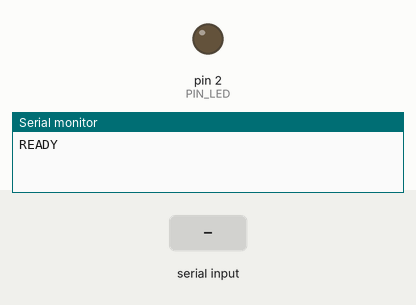
Bench run of a sketch on a simulated Arduino Uno, built with avr-gcc and run on an emulated ATmega328P. Parts: output pins drawn as LEDs (lit = HIGH), the last lines printed to the serial monitor. The test bench sets the inputs (shaded band).

Above: at 1.2 s.
1.3 s: "I" received over Serial
At 2.3 s:
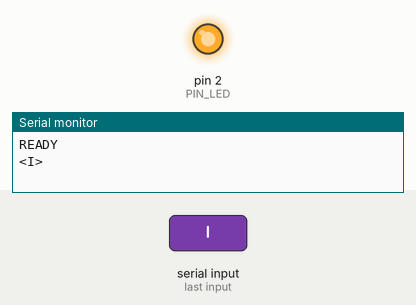
4.3 s: "X" received over Serial
At 4.6 s:
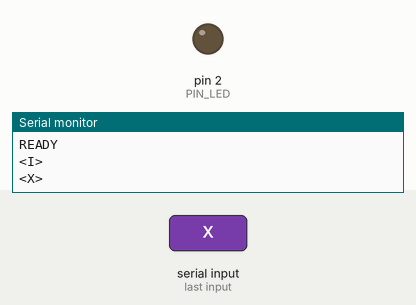
Timing chart, 0 to 7.3 s (numbered marks = the images above; inputs shaded):
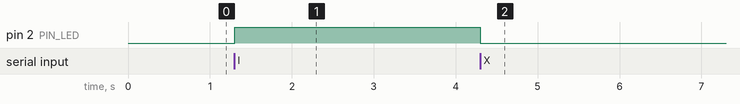

The sketch:

20230711_arduino_testedCode.ino
```cpp
#include <AccelStepper.h>


//====================[str table]==============================================
#define STR_LED_INTENSITY       0
#define STR_MOTOR_SPEED         1
#define STR_MOTOR_ACCELERATION  2
#define STR_MOTOR_STEPCOUNT     3
#define STR_MOTOR_CW            4
const String stringTable[5] = {"LED.INTENSITY", "MOTOR.SPEED", "MOTOR.ACCELERATION", "MOTOR.STEPCOUNT", "MOTOR.CW"};
int nsteps = 1;

//====================[ctrl variables]=========================================
typedef struct ControlVars
{
    const String version;
    String  inputString;        // holds incoming data
    boolean stringComplete;     // to check whether the incoming data is complete
    volatile boolean configuring;
    volatile boolean inInterrupt;
} ControlVars;

//====================[PIN def]=================================================
const int PIN_LED = 2;
const int PIN_SERIAL_INTERRUPT = 3;         // Interruption on PIN3, push-button connected to pull-up
const int PIN_SW = 4;          // micro switch pin pull-down
const int PIN_MOTORPOWER_FEEDBACK = A5;

//====================[LED]=====================================================
typedef struct _LEDProperties
{
    volatile boolean    state;
    int                 intensity;  // 80
} LEDProperties;

//====================[MOTOR]===================================================
enum MotorStates
{
    UNCONFIGURED,
    STANDBY,              // motor stops
    RCW,                  // turns clock-wise direction
    RCCW,                 // turns anticlock-wise direction
    HOME                  // motor goes home
};

typedef struct _MotorInfo
{
    const int       stepsPerCycle;
    const uint8_t   intfc;
    const String    type;
} MotorInfo;

typedef struct _MotorProperties
{
    boolean clockwise;
    float   speed;
    float   acceleration;
    float   prev_acceleration;      // cache until we need it so we avoid calling stepper.setAcceleration() unless needed
    int     stepCount;
    int   currentStep;
    volatile MotorStates state;
} MotorProperties;


//=============================================================================


boolean CheckDrivePowered()
{
    int read = analogRead(PIN_MOTORPOWER_FEEDBACK);
    float voltage = 5.0f*(float)read/1024.00f;

    #if DEBUG
      DebugPrintParamVal("Voltage", voltage);
    #endif
      return voltage > 4.0f;
}


//********************************************************************************* VAIRABLES
  ControlVars controller  = {"1.2.0", "", false, false, false };
//typedef struct ControlVars{String version;
//                                inputString;       // holds incoming data
//                                      stringComplete;  // to check whether the incoming data is complete
//                                            configuring;
//                                                    inInterrupt;


  LEDProperties led;

  void SetLedState(boolean ledOn)
  {
    int pwmvalue =  ledOn ? ((int)((float)led.intensity / 100 * 255)) : 0;
    analogWrite(PIN_LED, pwmvalue);
    led.state = ledOn;
  }
  int val_SW = 0;                 //SW (pull-down)
  #define MotorInterfaceType 8
  #define IN1  8        // IN1 on the ULN2003
  #define IN2  9        // IN2 on the ULN2003
  #define IN3  10       // IN3 on the ULN2003
  #define IN4  11       // IN4 on the ULN2003
  const int nsteps_full =2*2038;//Steps per revolution
  const int nsteps_quarter = int(nsteps_full/4.0);
  MotorProperties motor;
  const MotorInfo motorInfo = { nsteps_full, MotorInterfaceType, "M_ULN2003" };
  AccelStepper stepper = AccelStepper(motorInfo.intfc,IN1,IN3,IN2,IN4);    // order might be different for the L298n driver

//*********************************************************************************** SETUP
void setup()
{
  //pinMode(PIN_DRIVE_DISABLED, OUTPUT);
  pinMode(PIN_SERIAL_INTERRUPT, INPUT);
  pinMode(PIN_SW, INPUT);


  SetLedState(false);
  led.intensity = 100;
  motor.currentStep = 0;
  //digitalWrite(PIN_DRIVE_DISABLED, HIGH);
  //stepper.setEnablePin(PIN_DRIVE_DISABLED);
  stepper.setPinsInverted(false, false, true);
  stepper.setMaxSpeed(500);//Set the maximum motor speed in steps per second
  stepper.setAcceleration(50);//Set the maximum acceleration in steps per second^2
  motor.acceleration=50.0;
  stepper.setCurrentPosition(0);
  motor.currentStep=0;
  stepper.setSpeed(100);
  motor.speed = 100;
  //stepper.enableOutputs();
  Serial.begin(115200);
  Serial.println("READY");

}

// this is the actual loop that is ran in the arduino
void loop()
{
// Three cases are defined here: HOME, motor turns anticlock-wise direction until it reaches position zero (home)
// RCCW, motor turns anticlock-wise direction and RCW motor turns clock-wise direction


   switch (motor.state)
    {
      //++++++++++++++++++++ HOME : Take (motor.currentStep) back. -->standby
    case HOME:
    if(motor.currentStep>0){
      stepper.move(-motor.currentStep);
      stepper.runToPosition();
      motor.currentStep = 0;
      motor.state = STANDBY;
    }
    break;
     //+++++++++++++++++++++ RCCW : do nothing
    case RCCW:
        //stepcount = - stepcount;
        // don't put a break here!
    //++++++++++++++++++++++ RCW : SW(4) on? Rotate 90 deg
    case RCW:
    //val_SW = digitalRead( PIN_SW );
    //delay(100);
    //if (val_SW == HIGH)
    //{
      stepper.move(nsteps_quarter);
      stepper.runToPosition();
      //val_SW = digitalRead( PIN_SW );
      motor.currentStep += nsteps_quarter;
      motor.state = STANDBY;

    break;
    default:
    break;
  }
}

void serialEvent()
{
    //serial commands not related to configuration but HOME/GO/STOP/RESET...
    if (!controller.configuring)
    {
      if (controller.inInterrupt || controller.configuring)
      {
        return;
      }

      controller.inInterrupt = true;
      interrupts();//Enable to handle the disabled interrupting events
      while (!Serial.available());
      //char data = (char)toupper(Serial.read());
      char data = toupper((char)Serial.read());
      // Echo data back to user ;-)
      Serial.print("<"); //-----------------------------------------[  "<data>"  ]
      Serial.print(data);
      Serial.print(">");

      switch (data)
      {
      case 'R':
        motor.currentStep = 0;
        break;
      case 'S':
        motor.currentStep = 0;
        break;
      case '?':
        PrintControllerState();
        break;
      case 'G':
        if (motor.state == STANDBY){
          if (motor.clockwise) {
            motor.state = RCW;
          }
          else {
            motor.state = RCW;
            //motor.state = RCCW;
          }

          motor.currentStep = motor.stepCount+1;
        }
        break;
      case 'C':
        motor.currentStep = 0;
        motor.state = UNCONFIGURED;
        controller.configuring = true;
        break;
      case 'H':                   // New case H (home) is defined in which the motor returns to position zero
        motor.state =  HOME;        // call the case HOME in the arduino loop
        break;
      case 'I':
        SetLedState(true);
        break;
      case 'X':
        SetLedState(false);
        break;
      default:
        Serial.print("ERR:01");
        break;
      }
      Serial.println();
      controller.inInterrupt = false;
      return;
    }

    String configString = Serial.readString();
    int length = configString.length();
    // the line must end with ------------------------------------> [  !  ]
    // because we subtract 1 afterwards
    if ((length == 0) || (configString[length-1] != '!'))
    {
        Serial.println("ERR:02");
        controller.configuring = false;
        return;
    }

    String parameter = "";
    String value     = "";
    boolean switchToValue = false;
    int counter = 0;
    while (counter < length - 1)        // no need to include the ! at the end
    {
        char character = configString[counter];
        ++counter;

        if (character == ' ') {
            switchToValue = true;
            continue;
        }

        if (switchToValue) {
            value += character;
        }
        else{
            parameter += character;
        }
    }

    boolean paramValid = true;
    parameter.toUpperCase();

    if (parameter == stringTable[STR_MOTOR_SPEED]){
      motor.speed = (float)atof(value.c_str());
    }
    else if (parameter == stringTable[STR_MOTOR_ACCELERATION]){
      motor.acceleration = (float)atof(value.c_str());
    }
    else if (parameter == stringTable[STR_MOTOR_STEPCOUNT]){
      motor.stepCount = atoi(value.c_str());
    }
    else if (parameter == stringTable[STR_MOTOR_CW]){
      motor.clockwise = (boolean)(atoi(value.c_str()));
      if (motor.clockwise){
        stepper.moveTo(+nsteps);
      }
      else{
        stepper.moveTo(-nsteps);
      }
    delayMicroseconds(2);
    }
    else if (parameter == stringTable[STR_LED_INTENSITY]){

      led.intensity = atoi(value.c_str());
      if (led.intensity > 100){
        led.intensity = 100;
        }
      else if (led.intensity < 0){
        led.intensity = 0;
      }
    }
    else{
        paramValid = false;
    }

    if (paramValid){
        Serial.println("OK");
    }
    else{
        Serial.println("ERR:03");
    }


    controller.configuring = false;
    if (motor.speed > 0.0f && motor.acceleration > 0.0f && motor.stepCount > 0)
    {
        motor.state = STANDBY;
    }
}

void PrintControllerState()
{
    // Constant values
    Serial.print("Controller.Version: V");
    Serial.println(controller.version);
    Serial.print(";Motor.Type: ");
    Serial.println(motorInfo.type);
    Serial.print(";Motor.StepsPerCycle: ");
    Serial.println(motorInfo.stepsPerCycle);
    // Motor specific values
    Serial.print(";Motor.Powered: ");
    Serial.println(CheckDrivePowered());
    Serial.print(";Motor.Status: ");
    Serial.println(motor.state);
    Serial.print(";Motor.CurrentPosition: ");
  Serial.println(motor.currentStep);
    // Motor user-settable values
    Serial.print(";" + stringTable[STR_MOTOR_SPEED] + ": ");
    Serial.println(motor.speed, 4);
    Serial.print(";" + stringTable[STR_MOTOR_ACCELERATION] + ": ");
    Serial.println(motor.acceleration, 4);
    Serial.print(";" + stringTable[STR_MOTOR_CW] + ": ");
    Serial.println(motor.clockwise);
    Serial.print(";" + stringTable[STR_MOTOR_STEPCOUNT] + ": ");
    Serial.println(motor.stepCount);
    // LED values
    Serial.print(";Led.Status: ");
    Serial.print(led.state);
    Serial.print(";" + stringTable[STR_LED_INTENSITY] + ": ");
    Serial.print(led.intensity);
}
```

Measured:
- after the input at 1.3 s, pin 2 (PIN_LED): LOW → HIGH at once
- after the input at 4.3 s, pin 2 (PIN_LED): HIGH → LOW at once
